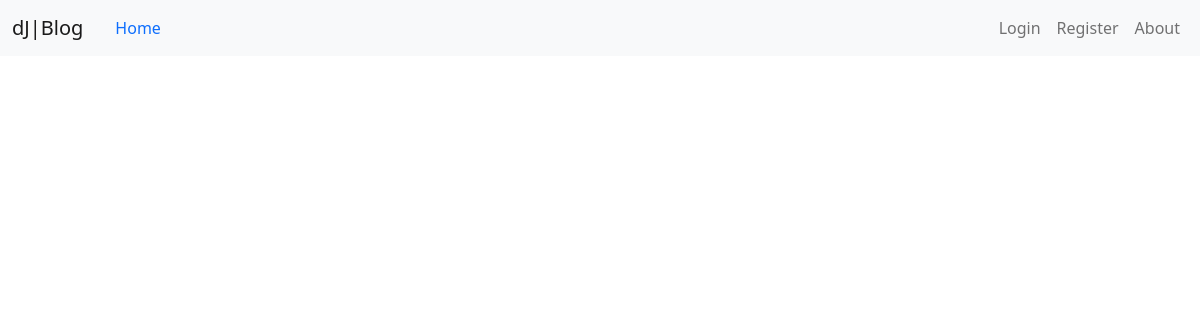
Before: / with the older database file.
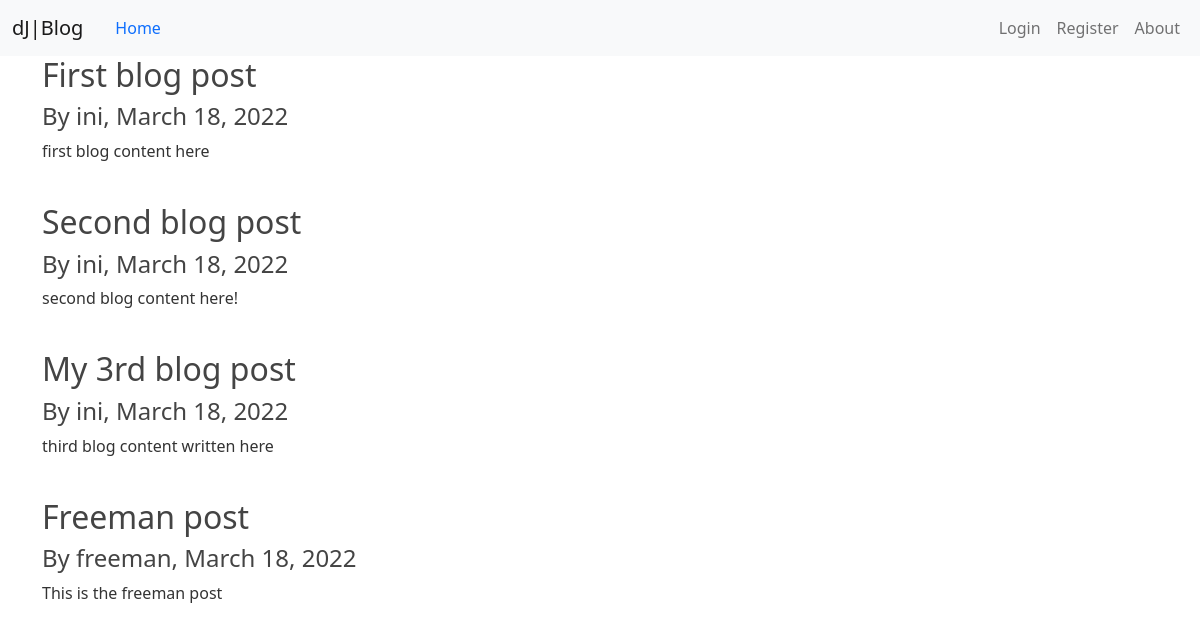
After: the same page with the newer database file.
### blog/models.py (models this page shows, shortened)
class Post(models.Model):
    title = models.CharField( max_length=150)
    content = models.TextField()
    date_posted = models.DateTimeField(default=timezone.now)
    author = models.ForeignKey(User, on_delete=models.CASCADE)

### blog/views.py (the view)
# urls.py: path('', views.home, name="blog-home"),
def home(request):
    return render(
        request,
        'blog/home.html',
        {
            "posts": Post.objects.all()
        }
    )

### blog/templates/blog/home.html
{% extends 'blog/base.html' %}
{% block content %}
    {% for post in posts %}
        <h2>{{ post.title}}</h2>
        <h4>By {{ post.author }}, {{post.date_posted|date:"F d, Y"}}</h4>
        <p>{{ post.content }}</p>
        <br>
    {% endfor %}
{% endblock content %}

### blog/templates/blog/base.html (shortened to what this page needs)
{% load static %}
<!DOCTYPE html>
<html lang="en">
<head>
    <link href="https://cdn.jsdelivr.net/npm/bootstrap@5.1.3/dist/css/bootstrap.min.css" rel="stylesheet">
    <link rel="stylesheet" href="{% static 'blog/main.css' %}">
</head>
<body class="">
    <nav class="navbar navbar-expand-lg navbar-light bg-light">
        <div class="container-fluid">
          <a class="navbar-brand" href="{% url 'blog-home' %}">dJ|Blog</a>
          <a class="nav-link active" aria-current="page" href="{% url 'blog-home' %}">Home</a>
          <div class="collapse navbar-collapse d-flex justify-content-end" id="navbarNavAltMarkup">
            <div class="navbar-nav ">
              <a class="nav-link" href="#">Login</a><div></div>
              <a class="nav-link" href="#">Register</a>
              <a class="nav-link" href="{% url 'about-page' %}">About</a>
            </div>
          </div>
        </div>
      </nav>
    <main class="container">
        {% block content %}
        {% endblock  %}
    </main>
</body>
</html>

### blog/static/blog/main.css (style rules this page uses)
* { margin: 0; }
body { color: #333333; }
h1, h2,h3, h4, h5, h6 { color:#444444; }

Changed rows visible on the page:
added Post: title "First blog post", author "ini", date_posted "March 18, 2022", content "first blog content here"
added Post: title "Second blog post", author "ini", date_posted "March 18, 2022", content "second blog content here!"
added Post: title "My 3rd blog post", author "ini", date_posted "March 18, 2022", content "third blog content written here"
added Post: title "Freeman post", author "freeman", date_posted "March 18, 2022", content "This is the freeman post"
